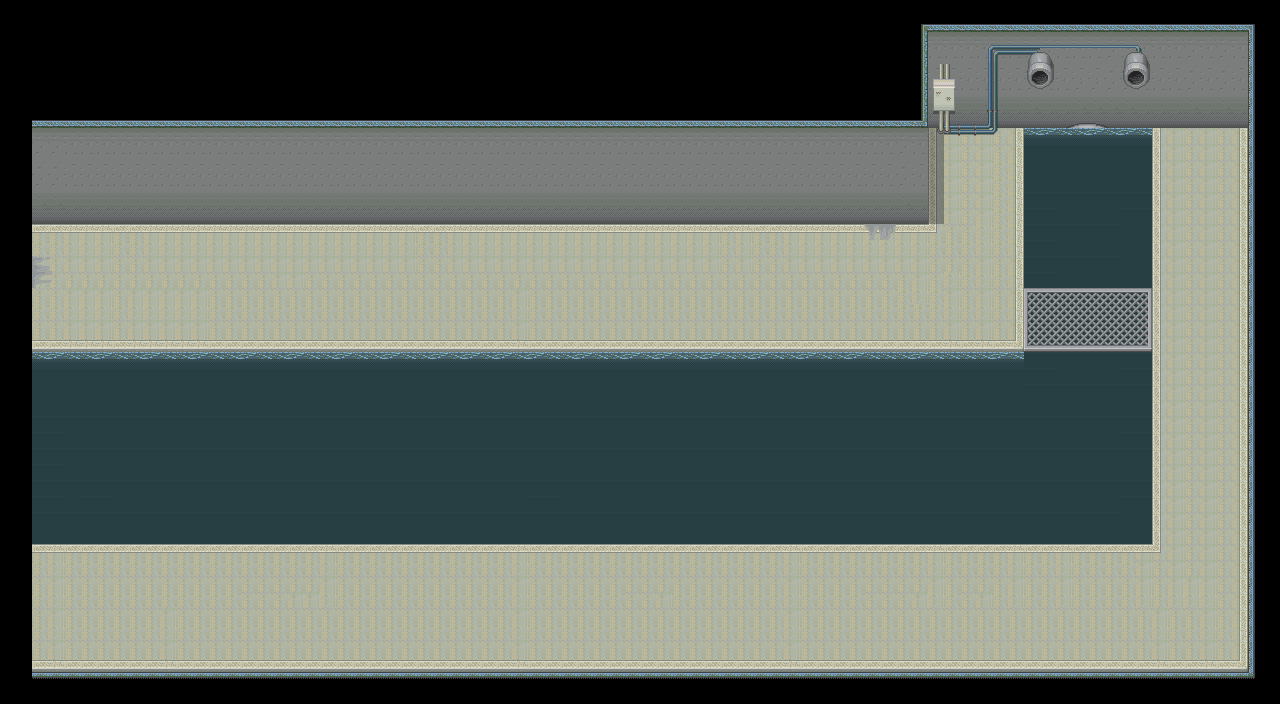

The image is a tile-based game level rendered from a .tmx file. Its description and source (layers, tilesets, objects; grid data summarised) follow:
An orthogonal 80x44 tile map with 16x16 px tiles, 10 tile layers (Base, MonoShita, faucet, faucet2, ...), 3 tilesets and 19 objects.

<map version="1.0" orientation="orthogonal" renderorder="right-down" width="80" height="44" tilewidth="16" tileheight="16" backgroundcolor="#000000" nextobjectid="30">
 <tileset firstgid="1" name="ST-Sewer-01" tilewidth="16" tileheight="16" tilecount="1504" columns="16">
  <image source="ST-Sewer-01.png" trans="aa55ff" width="256" height="1504" />
 </tileset>
 <tileset firstgid="1505" name="water" tilewidth="16" tileheight="16" tilecount="64" columns="8">
  <image source="water.png" trans="aa55ff" width="128" height="128" />
 </tileset>
 <tileset firstgid="1569" name="ed4" tilewidth="16" tileheight="16" tilecount="480" columns="30">
  <image source="ed4.png" trans="aa55ff" width="480" height="256" />
 </tileset>
 <layer name="Base" width="80" height="44">
  <properties>
   <property name="z" value="-11" />
  </properties>
  <data>[3520 cells, 2704 non-empty, 57 distinct tile ids]</data>
 </layer>
 <layer name="MonoShita" width="80" height="44">
  <properties>
   <property name="z" value="-11" />
  </properties>
  <data>[3520 cells, 74 non-empty, 52 distinct tile ids]</data>
 </layer>
 <layer name="faucet" width="80" height="44">
  <properties>
   <property name="z" value="-11" />
  </properties>
  <data>[3520 cells, 16 non-empty, 8 distinct tile ids]</data>
 </layer>
 <layer name="faucet2" width="80" height="44">
  <properties>
   <property name="z" value="-11" />
  </properties>
  <data>[3520 cells, 8 non-empty, 4 distinct tile ids]</data>
 </layer>
 <layer name="hide" width="80" height="44">
  <properties>
   <property name="z" value="-11" />
  </properties>
  <data>[3520 cells, 16 non-empty, 8 distinct tile ids]</data>
 </layer>
 <layer name="hide2" width="80" height="44">
  <properties>
   <property name="z" value="-11" />
  </properties>
  <data>[3520 cells, 4 non-empty, 2 distinct tile ids]</data>
 </layer>
 <layer name="MonoChu" width="80" height="44">
  <properties>
   <property name="z" value="-11" />
  </properties>
  <data>[3520 cells, 64 non-empty, 47 distinct tile ids]</data>
 </layer>
 <layer name="MonoUe" width="80" height="44">
  <properties>
   <property name="z" value="-11" />
  </properties>
  <data>[3520 cells, 201 non-empty, 9 distinct tile ids]</data>
 </layer>
 <layer name="water" width="80" height="44">
  <properties>
   <property name="z" value="-11" />
  </properties>
  <data>[3520 cells, 952 non-empty, 12 distinct tile ids]</data>
 </layer>
 <layer name="plate" width="80" height="44">
  <properties>
   <property name="z" value="-11" />
  </properties>
  <data>[3520 cells, 32 non-empty, 24 distinct tile ids]</data>
 </layer>
 <objectgroup name="collision">
  <properties>
   <property name="cc_vertexz" value="-11" />
  </properties>
  <object id="1" x="0" y="16" width="928" height="208" />
  <object id="2" x="928" y="16" width="320" height="112" />
  <object id="3" x="1248" y="16" width="32" height="688" />
  <object id="4" x="0" y="672" width="1248" height="32" />
  <object id="10" x="0" y="336" width="1024" height="80" />
  <object id="16" x="1024" y="128" width="128" height="160">
   <properties>
    <property name="objID" value="182" />
   </properties>
  </object>
  <object id="17" x="1024" y="336" width="128" height="80">
   <properties>
    <property name="objID" value="183" />
   </properties>
  </object>
  <object id="20" x="1024" y="128" height="288">
   <properties>
    <property name="objID" value="184" />
   </properties>
  </object>
  <object id="21" x="1152" y="128" height="416">
   <properties>
    <property name="objID" value="185" />
   </properties>
  </object>
  <object id="22" x="0" y="544" width="1248" height="128">
   <properties>
    <property name="objID" value="186" />
   </properties>
  </object>
  <object id="24" x="1024" y="128" width="128" height="64" />
  <object id="27" x="32" y="544" width="1136" height="16" />
  <object id="28" x="1152" y="128" width="16" height="160" />
  <object id="29" x="1152" y="336" width="16" height="208" />
 </objectgroup>
 <objectgroup name="event">
  <properties>
   <property name="objID" value="183" />
  </properties>
  <object id="5" x="0" y="128" width="32" height="32">
   <properties>
    <property name="EventID" value="1" />
    <property name="trigger" value="0" />
   </properties>
  </object>
  <object id="6" x="0" y="224" width="32" height="128">
   <properties>
    <property name="EventID" value="2" />
    <property name="trigger" value="1" />
   </properties>
  </object>
  <object id="7" x="0" y="352" width="32" height="192">
   <properties>
    <property name="EventID" value="3" />
    <property name="trigger" value="1" />
   </properties>
  </object>
  <object id="8" x="0" y="544" width="32" height="128">
   <properties>
    <property name="EventID" value="4" />
    <property name="trigger" value="1" />
   </properties>
  </object>
  <object id="9" x="928" y="80" width="32" height="48">
   <properties>
    <property name="EventID" value="5" />
    <property name="trigger" value="2" />
   </properties>
  </object>
 </objectgroup>
</map>
